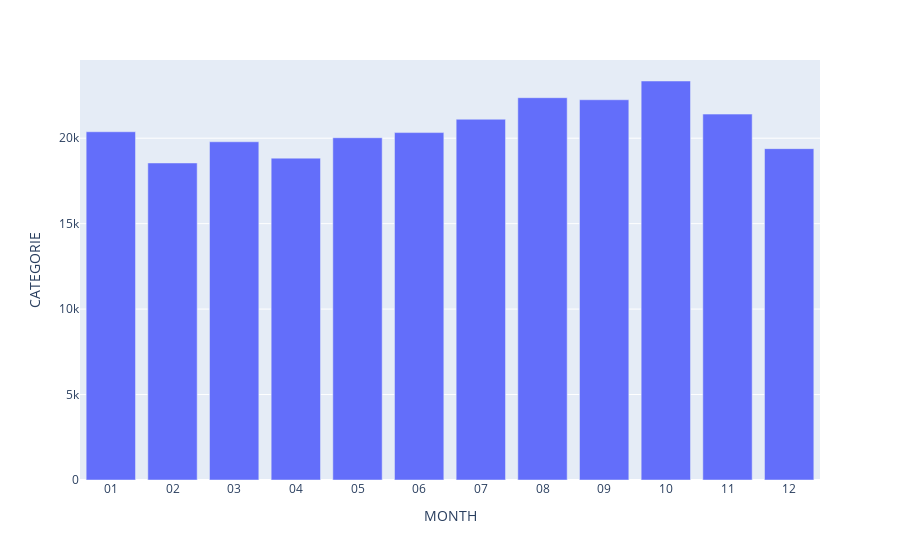

Here is the notebook cell this chart was saved with:
### Code cell
fig = px.bar(month_crimes, y='CATEGORIE')
fig.show()

### Figure 1 — Plotly figure (JSON) as saved in the notebook; plotly's stock layout.template omitted (floating-point values rounded to 4 significant figures)
{"data": [{"alignmentgroup": "True", "hovertemplate": "MONTH=%{x}<br>CATEGORIE=%{y}<extra></extra>", "legendgroup": "", "marker": {"color": "#636efa", "pattern": {"shape": ""}}, "name": "", "offsetgroup": "", "orientation": "v", "showlegend": false, "textposition": "auto", "type": "bar", "x": ["01", "02", "03", "04", "05", "06", "07", "08", "09", "10", "11", "12"], "xaxis": "x", "y": [20377, 18550, 19791, 18834, 20027, 20329, 21108, 22370, 22249, 23347, 21409, 19390], "yaxis": "y"}], "layout": {"barmode": "relative", "legend": {"tracegroupgap": 0}, "margin": {"t": 60}, "xaxis": {"anchor": "y", "domain": [0, 1], "title": {"text": "MONTH"}}, "yaxis": {"anchor": "x", "domain": [0, 1], "title": {"text": "CATEGORIE"}}}}
